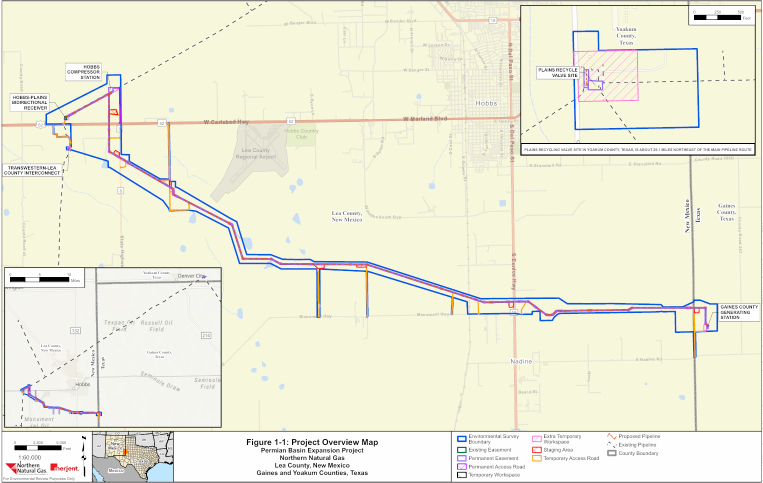
#> input picture batches/united-states-gas/staging/route-creation-newrows-20261020/maps/P8212/notice-of-scoping-image1.png, 1525 x 966 px, given in place of appxA-usgs-p4-04.png, which was not available (shown at 1/2 size)
$ python crops.py 5 5 5 ../../maps/P8212/notice-of-scoping-image1.png
#> lines starting #> are read from the running program, lines starting #| are printed output that depends on the picture
import sys
from PIL import Image,ImageDraw
im=Image.open('../../maps/P8321/appxA-usgs-p4-04.png').convert('RGB')
#> im is the input picture: PIL image 1525x966 RGB; mean R, G, B 238.5, 237.9, 219.7
cx,cy,half,out=int(sys.argv[1]),int(sys.argv[2]),int(sys.argv[3]),sys.argv[4]
c=im.crop((cx-half,cy-half,cx+half,cy+half)).resize((half*8,half*8),Image.LANCZOS)
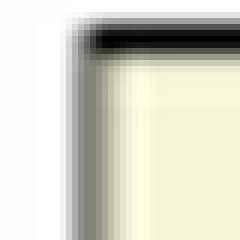
#> c: PIL image 40x40 RGB (shown 6 times larger); mean R, G, B 214.3, 214.3, 202.1
d=ImageDraw.Draw(c)
# grid ticks every 10 px
for k in range(0,2*half,10):
    d.line([(k*4,0),(k*4,8)],fill=(255,0,0));d.line([(0,k*4),(8,k*4)],fill=(255,0,0))
    if k%20==0:d.text((k*4+2,10),str(cx-half+k),fill=(255,0,0));d.text((10,k*4),str(cy-half+k),fill=(255,0,0))
c.save(out)
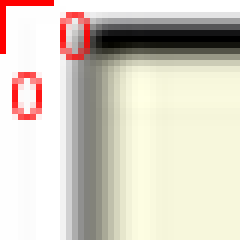
#> saved as notice-of-scoping-image1.png: PIL image 40x40 RGB (shown 6 times larger); mean R, G, B 214.9, 207.1, 194.9

$ run again, on batches/united-states-gas/staging/route-creation-newrows-20261020/maps/P8317/fs-img-001.png
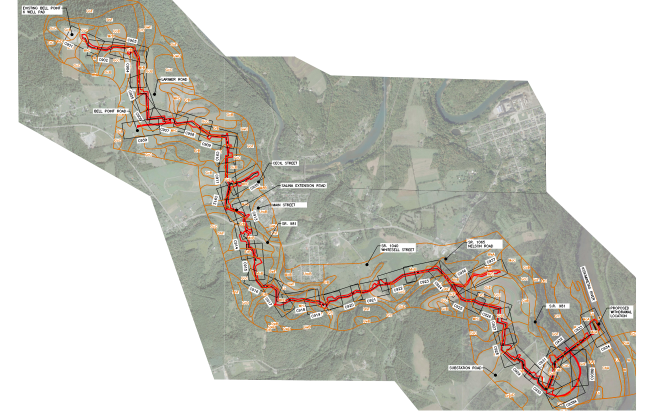
#> input picture batches/united-states-gas/staging/route-creation-newrows-20261020/maps/P8317/fs-img-001.png, 1341 x 826 px, given in place of appxA-usgs-p4-04.png, which was not available (shown at 1/2 size)
#> im is the input picture: PIL image 1341x826 RGB; mean R, G, B 202.1, 200.6, 192.2
#> c: PIL image 40x40 RGB; every value is 255
#> `c.save(out)`:
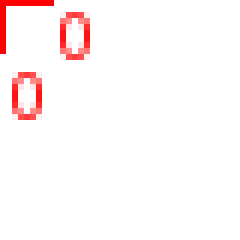
#> saved as fs-img-001.png: PIL image 40x40 RGB (shown 6 times larger); mean R, G, B 255, 247.2, 247.2
